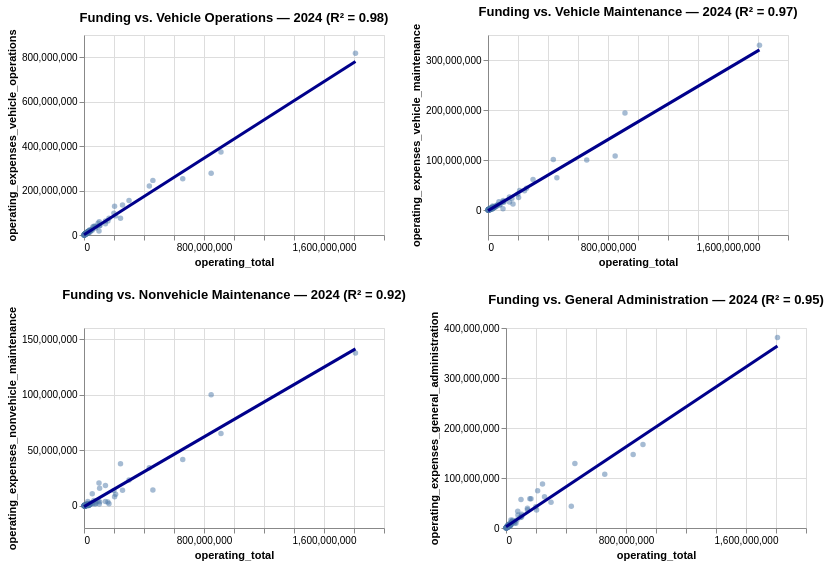

Notebook code cell kept with this figure:
### Markdown cell above
Agency-level funding vs. expenses scatter

### Code cell
from sklearn.metrics import r2_score

expense_cols = {
    "Vehicle Operations": "operating_expenses_vehicle_operations",
    "Vehicle Maintenance": "operating_expenses_vehicle_maintenance",
    "Nonvehicle Maintenance": "operating_expenses_nonvehicle_maintenance",
    "General Administration": "operating_expenses_general_administration"
}

df_2024 = df[df["year"] == 2021]
charts = []

for name, col in expense_cols.items():
    d = df_2024[["operating_total", col]].dropna()
    d = d[(d["operating_total"] > 0) & (d[col] > 0)]

    r2 = r2_score(
        d[col],
        __import__("numpy").polyval(
            __import__("numpy").polyfit(d["operating_total"], d[col], 1),
            d["operating_total"]
        )
    )

    charts.append(
        scatter_plot_regression(
            df_2024,
            "operating_total",
            col,
            tooltip_columns=["ntd_id", "operating_total", col],
            chart_title=f"Funding vs. {name} — 2024 (R² = {r2:.2f})"
        ).properties(width=300, height=200)
    )

alt.vconcat(
    alt.hconcat(charts[0], charts[1]),
    alt.hconcat(charts[2], charts[3])
)
